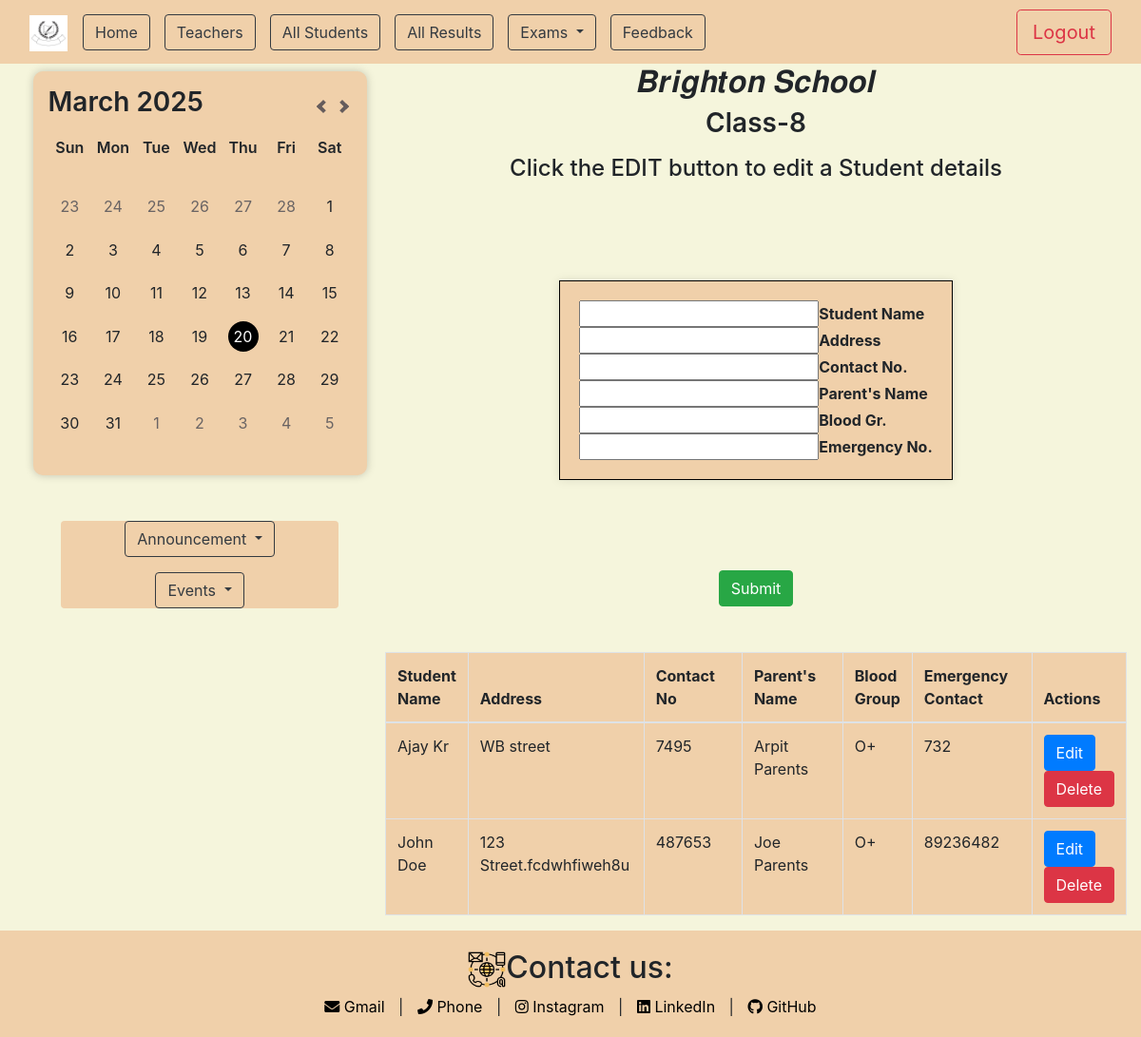
Page /class/eight/ on the committed database.
### app/models.py (models this page shows, shortened)
class all_students(models.Model):
    class_name = models.CharField(max_length=50,blank=True)
    slug=models.SlugField(max_length=200,unique=True,null=True)

class Student(models.Model):
    class_name = models.ForeignKey(all_students, on_delete=models.CASCADE, related_name='students',null=True,blank=True)
    st_name=models.CharField(max_length=100)
    address=models.CharField(max_length=400)
    contact_no=models.IntegerField(null=True)
    parents_names=models.CharField(max_length=400)
    blood_gr=models.CharField(max_length=10)
    emergency=models.IntegerField(null=True)

### app/views.py (the view, shortened to what this page needs)
# urls.py: path('class/<slug:slug>/',views.class_students,name="class_students"),
def class_students(request, slug):
    class_instance = get_object_or_404(all_students, slug=slug)
    students = Student.objects.filter(class_name=class_instance)
    form = StudentForm()
    context = {'students': students, 'class_instance': class_instance, 'form': form}
    return render(request, 'app/students.html', context)

### app/forms.py
class StudentForm(forms.ModelForm):
    class Meta:
        model=Student
        fields = ['st_name', 'address', 'contact_no', 'parents_names', 'blood_gr', 'emergency']

### app/templates/app/students.html (shortened to what this page needs)
{% extends "base.html" %}
{% load static %}
{% block content %}
<div class="col-lg-8 col-md-8 col-sm-12 main-content">
    <h2 class="text-center">𝑩𝒓𝒊𝒈𝒉𝒕𝒐𝒏 𝑺𝒄𝒉𝒐𝒐𝒍</h2>
    <h3 class="text-center mb-3">{{ class_instance.class_name }}</h3>
    <form id="studentForm" method="POST" novalidate>
        <h4 class="text-center fw-bolder">Click the EDIT button to edit a Student details</h4>
        <div class="container d-flex justify-content-center align-items-center" style="min-height: 50vh; min-width: 50vw;">
            <div class="box_clr" style="border: 1px solid #000; padding: 20px; box-shadow: 0 0 10px rgba(0, 0, 0, 0.1);">
                <input type="text" name="st_name" id="id_st_name" value=""><strong>Student Name</strong>
                <div><input type="text" name="address" id="id_address" value=""><strong>Address</strong></div>
                <div><input type="text" name="contact_no" id="id_contact_no" value=""><strong>Contact No.</strong></div>
                <div><input type="text" name="parents_names" id="id_parents_names" value=""><strong>Parent's Name</strong></div>
                <div><input type="text" name="blood_gr" id="id_blood_gr" value=""><strong>Blood Gr.</strong></div>
                <input type="text" name="emergency" id="id_emergency" value=""><strong>Emergency No.</strong>
            </div>
        </div>
        <button type="submit" class="btn btn-success" style="display: block; margin: 0 auto;">Submit</button>
        <table class="table table-bordered rounded box_clr mt-5">
            <thead>
                <tr>
                    <th>Student Name</th>
                    <th class="address-col">Address</th>
                    <th class="address-col">Contact No</th>
                    <th class="address-col">Parent's Name</th>
                    <th>Blood Group</th>
                    <th class="address-col">Emergency Contact</th>
                    <th>Actions</th>
                </tr>
            </thead>
            <tbody>
                {% for student in students %}
                <tr id="student-{{ student.id }}">
                    <td>{{ student.st_name }}</td>
                    <td>{{ student.address }}</td>
                    <td>{{ student.contact_no }}</td>
                    <td>{{ student.parents_names }}</td>
                    <td>{{ student.blood_gr }}</td>
                    <td>{{ student.emergency }}</td>
                    <td>
                        <button type="button" class="btn btn-primary edit-btn" data-id="{{ student.id }}">Edit</button>
                        <button type="button" class="btn btn-danger delete-btn" data-id="{{ student.id }}">Delete</button>
                    </td>
                </tr>
                {% endfor %}
            </tbody>
        </table>
    </form>
</div>
{% endblock content %}

### app/static/app/CSS_Files/index.css (style rules this page uses)
body { background-color: beige; }
.box_clr { background-color: rgb(240, 208, 170); }
.edit-btn { margin-right: 10px; }
.address-col { width: 200px; }
* { padding: 0; margin: 0; }
h3 { font-weight: 600; }

### rows in the picture
all_students: class_name "Class-8"
Student: st_name "Ajay Kr", address "WB street", contact_no "7495", parents_names "Arpit Parents", blood_gr "O+", emergency "732"
Student: st_name "John Doe", address "123 Street.fcdwhfiweh8u", contact_no "487653", parents_names "Joe Parents", blood_gr "O+", emergency "89236482"
